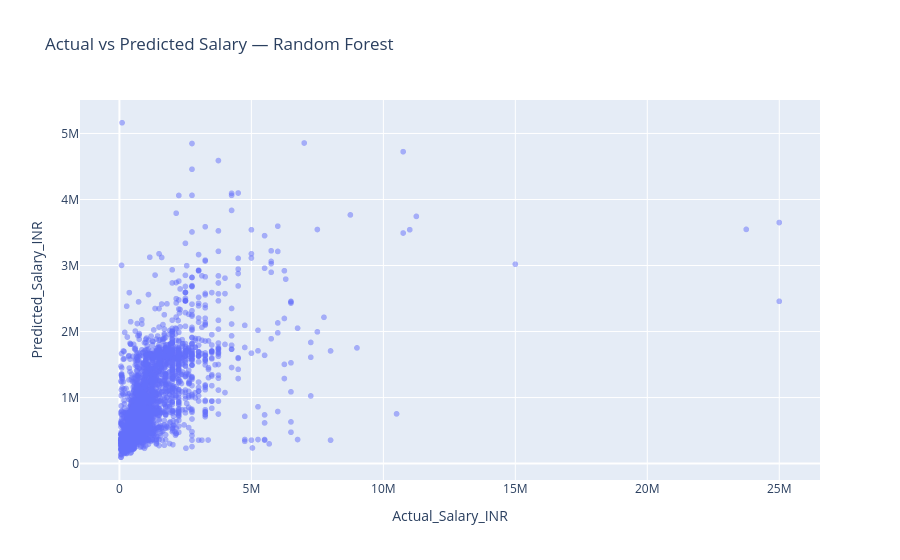

Write notebook code for a chart like this one.
### Code cell
fig = px.scatter(
    comparison,
    x="Actual_Salary_INR",
    y="Predicted_Salary_INR",
    title=f"Actual vs Predicted Salary — {best_model_name}",
    opacity=0.5
)

fig.show()

### Figure 1 — Plotly figure (JSON) as saved in the notebook; plotly's stock layout.template omitted (floating-point values rounded to 4 significant figures; data arrays with more than 128 entries replaced by an {"elided": "..."} marker saying what was removed)
{"data": [{"hovertemplate": "Actual_Salary_INR=%{x}<br>Predicted_Salary_INR=%{y}<extra></extra>", "legendgroup": "", "marker": {"color": "#636efa", "opacity": 0.5, "symbol": "circle"}, "mode": "markers", "name": "", "showlegend": false, "type": "scattergl", "x": {"elided": "6624 float values"}, "xaxis": "x", "y": {"elided": "6624 float values"}, "yaxis": "y"}], "layout": {"legend": {"tracegroupgap": 0}, "title": {"text": "Actual vs Predicted Salary — Random Forest"}, "xaxis": {"anchor": "y", "domain": [0, 1], "title": {"text": "Actual_Salary_INR"}}, "yaxis": {"anchor": "x", "domain": [0, 1], "title": {"text": "Predicted_Salary_INR"}}}}
